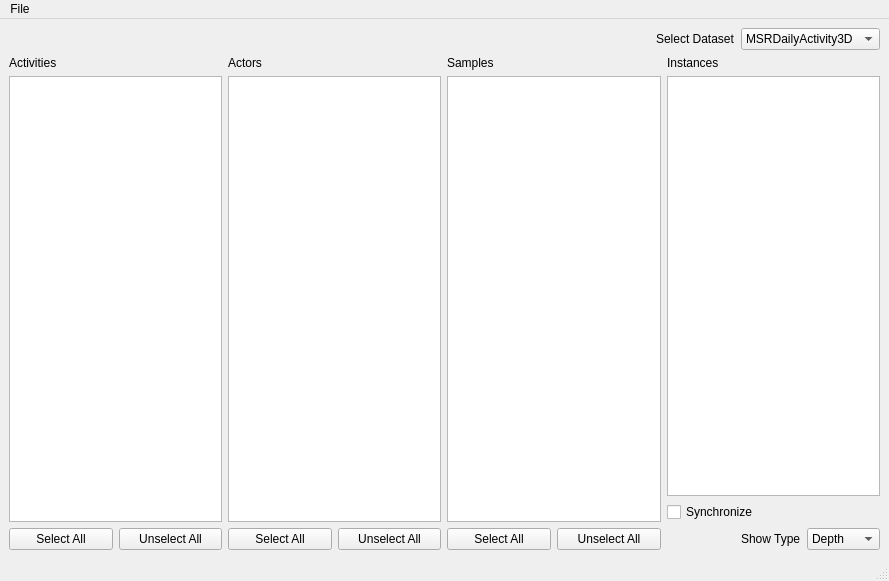
<?xml version="1.0" encoding="UTF-8"?>
<ui version="4.0">
 <class>DatasetBrowser</class>
 <widget class="QMainWindow" name="DatasetBrowser">
  <property name="geometry">
   <rect>
    <x>0</x>
    <y>0</y>
    <width>889</width>
    <height>581</height>
   </rect>
  </property>
  <property name="windowTitle">
   <string>Dataset Browser</string>
  </property>
  <widget class="QWidget" name="centralwidget">
   <layout class="QVBoxLayout" name="verticalLayout_5">
    <item>
     <layout class="QHBoxLayout" name="horizontalLayout">
      <item>
       <spacer name="horizontalSpacer">
        <property name="orientation">
         <enum>Qt::Horizontal</enum>
        </property>
        <property name="sizeHint" stdset="0">
         <size>
          <width>40</width>
          <height>20</height>
         </size>
        </property>
       </spacer>
      </item>
      <item>
       <widget class="QLabel" name="label">
        <property name="text">
         <string>Select Dataset</string>
        </property>
       </widget>
      </item>
      <item>
       <widget class="QComboBox" name="comboDataset">
        <property name="currentText">
         <string>MSRDailyActivity3D</string>
        </property>
        <property name="currentIndex">
         <number>0</number>
        </property>
        <item>
         <property name="text">
          <string>MSRDailyActivity3D</string>
         </property>
        </item>
        <item>
         <property name="text">
          <string>MSRAction3D</string>
         </property>
        </item>
       </widget>
      </item>
     </layout>
    </item>
    <item>
     <layout class="QHBoxLayout" name="horizontalLayout_6">
      <item>
       <layout class="QVBoxLayout" name="verticalLayout">
        <item>
         <widget class="QLabel" name="label_2">
          <property name="text">
           <string>Activities</string>
          </property>
         </widget>
        </item>
        <item>
         <widget class="QListWidget" name="listActivities"/>
        </item>
        <item>
         <layout class="QHBoxLayout" name="horizontalLayout_2">
          <item>
           <widget class="QPushButton" name="btnSelectAllActivities">
            <property name="text">
             <string>Select All</string>
            </property>
           </widget>
          </item>
          <item>
           <widget class="QPushButton" name="btnUnselectAllActivities">
            <property name="text">
             <string>Unselect All</string>
            </property>
           </widget>
          </item>
         </layout>
        </item>
       </layout>
      </item>
      <item>
       <layout class="QVBoxLayout" name="verticalLayout_2">
        <item>
         <widget class="QLabel" name="label_3">
          <property name="text">
           <string>Actors</string>
          </property>
         </widget>
        </item>
        <item>
         <widget class="QListWidget" name="listActors"/>
        </item>
        <item>
         <layout class="QHBoxLayout" name="horizontalLayout_3">
          <item>
           <widget class="QPushButton" name="btnSelectAllActors">
            <property name="text">
             <string>Select All</string>
            </property>
           </widget>
          </item>
          <item>
           <widget class="QPushButton" name="btnUnselectAllActors">
            <property name="text">
             <string>Unselect All</string>
            </property>
           </widget>
          </item>
         </layout>
        </item>
       </layout>
      </item>
      <item>
       <layout class="QVBoxLayout" name="verticalLayout_3">
        <item>
         <widget class="QLabel" name="label_4">
          <property name="text">
           <string>Samples</string>
          </property>
         </widget>
        </item>
        <item>
         <widget class="QListWidget" name="listSamples"/>
        </item>
        <item>
         <layout class="QHBoxLayout" name="horizontalLayout_4">
          <item>
           <widget class="QPushButton" name="btnSelectAllSamples">
            <property name="text">
             <string>Select All</string>
            </property>
           </widget>
          </item>
          <item>
           <widget class="QPushButton" name="btnUnselectAllSamples">
            <property name="text">
             <string>Unselect All</string>
            </property>
           </widget>
          </item>
         </layout>
        </item>
       </layout>
      </item>
      <item>
       <layout class="QVBoxLayout" name="verticalLayout_4">
        <item>
         <widget class="QLabel" name="label_5">
          <property name="text">
           <string>Instances</string>
          </property>
         </widget>
        </item>
        <item>
         <widget class="QListWidget" name="listInstances">
          <property name="dragEnabled">
           <bool>true</bool>
          </property>
          <property name="dragDropMode">
           <enum>QAbstractItemView::DragOnly</enum>
          </property>
         </widget>
        </item>
        <item>
         <widget class="QCheckBox" name="checkSync">
          <property name="text">
           <string>Synchronize</string>
          </property>
          <property name="checked">
           <bool>false</bool>
          </property>
         </widget>
        </item>
        <item>
         <layout class="QHBoxLayout" name="horizontalLayout_5">
          <item>
           <spacer name="horizontalSpacer_2">
            <property name="orientation">
             <enum>Qt::Horizontal</enum>
            </property>
            <property name="sizeHint" stdset="0">
             <size>
              <width>40</width>
              <height>20</height>
             </size>
            </property>
           </spacer>
          </item>
          <item>
           <widget class="QLabel" name="label_6">
            <property name="text">
             <string>Show Type</string>
            </property>
           </widget>
          </item>
          <item>
           <widget class="QComboBox" name="comboType">
            <item>
             <property name="text">
              <string>Depth</string>
             </property>
            </item>
            <item>
             <property name="text">
              <string>Color</string>
             </property>
            </item>
            <item>
             <property name="text">
              <string>Skeletal</string>
             </property>
            </item>
            <item>
             <property name="text">
              <string>User</string>
             </property>
            </item>
           </widget>
          </item>
         </layout>
        </item>
       </layout>
      </item>
     </layout>
    </item>
   </layout>
  </widget>
  <widget class="QMenuBar" name="menubar">
   <property name="geometry">
    <rect>
     <x>0</x>
     <y>0</y>
     <width>889</width>
     <height>20</height>
    </rect>
   </property>
   <widget class="QMenu" name="menuFile">
    <property name="title">
     <string>File</string>
    </property>
    <addaction name="actionSettings"/>
    <addaction name="separator"/>
    <addaction name="actionQuit"/>
   </widget>
   <addaction name="menuFile"/>
  </widget>
  <widget class="QStatusBar" name="statusbar"/>
  <action name="actionSettings">
   <property name="text">
    <string>Settings...</string>
   </property>
  </action>
  <action name="actionQuit">
   <property name="text">
    <string>Quit</string>
   </property>
   <property name="shortcut">
    <string>Ctrl+Q</string>
   </property>
  </action>
 </widget>
 <resources/>
 <connections>
  <connection>
   <sender>actionQuit</sender>
   <signal>triggered()</signal>
   <receiver>DatasetBrowser</receiver>
   <slot>close()</slot>
   <hints>
    <hint type="sourcelabel">
     <x>-1</x>
     <y>-1</y>
    </hint>
    <hint type="destinationlabel">
     <x>444</x>
     <y>290</y>
    </hint>
   </hints>
  </connection>
 </connections>
</ui>
